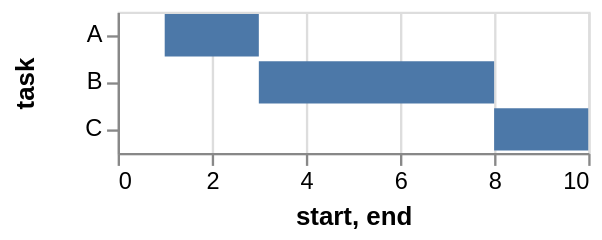

This figure's Vega-Lite source:
### Vega specification from a JSON file in a GitHub repository (floating-point values rounded to 4 significant figures)
{"$schema": "https://vega.github.io/schema/vega/v4.json", "description": "A simple bar chart with ranged data (aka Gantt Chart).", "autosize": "pad", "padding": 5, "width": 200, "style": "cell", "data": [{"name": "source_0", "values": [{"task": "A", "start": 1, "end": 3}, {"task": "B", "start": 3, "end": 8}, {"task": "C", "start": 8, "end": 10}]}], "signals": [{"name": "y_step", "value": 20}, {"name": "height", "update": "bandspace(domain('y').length, 0.1, 0.05) * y_step"}], "marks": [{"name": "marks", "type": "rect", "style": ["bar"], "from": {"data": "source_0"}, "encode": {"update": {"fill": [{"test": "datum[\"start\"] === null || isNaN(datum[\"start\"])", "value": null}, {"value": "#4c78a8"}], "tooltip": {"signal": "{\"task\": ''+datum[\"task\"], \"start\": format(datum[\"start\"], \"\"), \"end\": format(datum[\"end\"], \"\")}"}, "x": {"scale": "x", "field": "start"}, "x2": {"scale": "x", "field": "end"}, "y": {"scale": "y", "field": "task"}, "height": {"scale": "y", "band": true}}}}], "scales": [{"name": "x", "type": "linear", "domain": {"data": "source_0", "fields": ["start", "end"]}, "range": [0, {"signal": "width"}], "nice": true, "zero": true}, {"name": "y", "type": "band", "domain": {"data": "source_0", "field": "task", "sort": true}, "range": {"step": {"signal": "y_step"}}, "paddingInner": 0.1, "paddingOuter": 0.05}], "axes": [{"scale": "x", "orient": "bottom", "grid": false, "title": "start, end", "labelFlush": true, "labelOverlap": true, "tickCount": {"signal": "floor(width/40) + 1"}, "zindex": 1}, {"scale": "x", "orient": "bottom", "gridScale": "y", "grid": true, "tickCount": {"signal": "floor(width/40) + 1"}, "domain": false, "labels": false, "maxExtent": 0, "minExtent": 0, "ticks": false, "zindex": 0}, {"scale": "y", "orient": "left", "grid": false, "title": "task", "labelOverlap": true, "zindex": 1}], "config": {"axisY": {"minExtent": 30}}}
